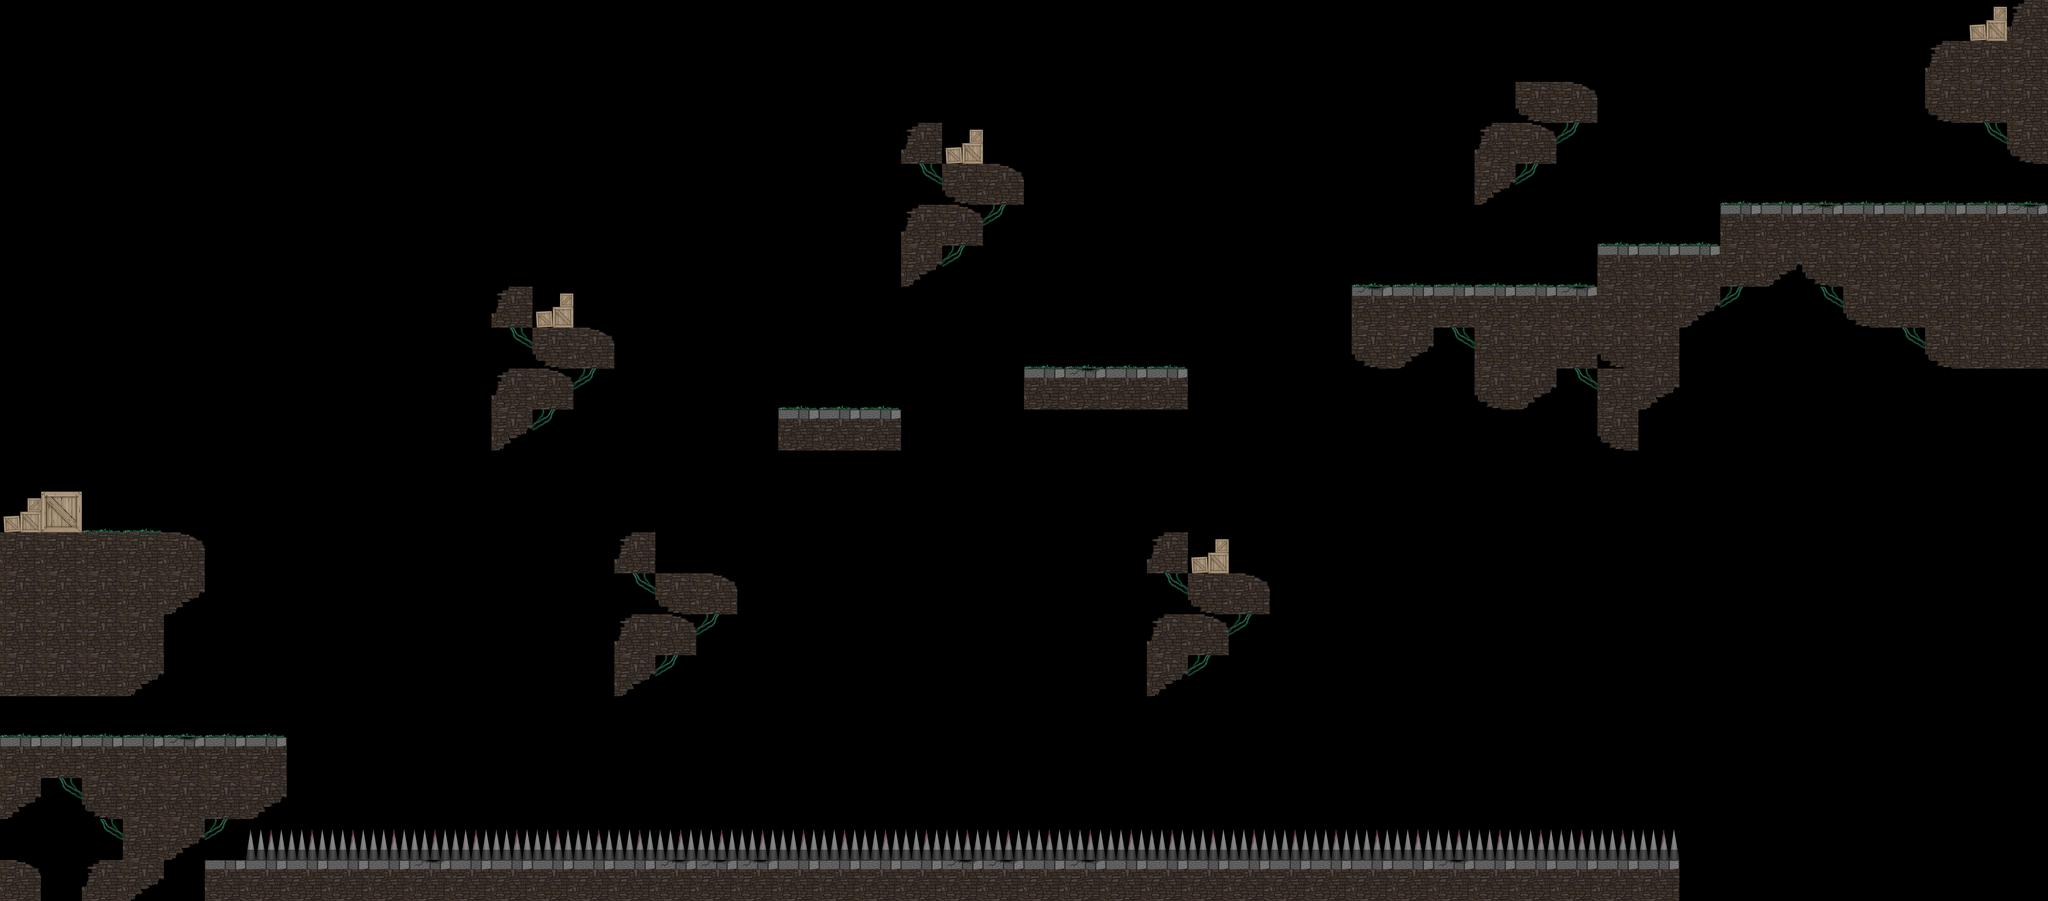

Rendered tile map (Tiled .tmx) drawn with the repository's tilesets; below, a short description and the map source with its tile grids summarised:
An orthogonal 50x22 tile map with 128x128 px tiles, 2 tile layers (Physics, Tiles) and 29 objects (12x StateBlock, 8x Light, 3x Moveable, 2x Text, Spawn, ...).

<map version="1.0" orientation="orthogonal" renderorder="right-down" width="50" height="22" tilewidth="128" tileheight="128" nextobjectid="90">
 <properties>
  <property name="Ambient" value="audio/ambient2.mp3" />
  <property name="IntroText" value="The darkness fades and light reveals                  Anger and rage withdrawn                        The lights seem brighter at a distance                Could this be the end?       " />
  <property name="background" value="textures/backgrounds/background_wide.png" />
 </properties>
 <tileset firstgid="1" name="Tiles" tilewidth="128" tileheight="128" tilecount="14">
  <tile id="0">
   <image width="128" height="128" source="../textures/objects/crate.png" />
  </tile>
  <tile id="1">
   <image width="128" height="128" source="../textures/objects/stone.png" />
  </tile>
  <tile id="2">
   <image width="128" height="128" source="../textures/objects/spikes.png" />
  </tile>
  <tile id="3">
   <image width="128" height="128" source="../textures/objects/crate2.png" />
  </tile>
  <tile id="4">
   <image width="128" height="128" source="../textures/objects/stone3.png" />
  </tile>
  <tile id="5">
   <image width="128" height="128" source="../textures/objects/stone_grass.png" />
  </tile>
  <tile id="6">
   <image width="128" height="128" source="../textures/objects/stone_se.png" />
  </tile>
  <tile id="7">
   <image width="128" height="128" source="../textures/objects/stone_ne.png" />
  </tile>
  <tile id="8">
   <image width="128" height="128" source="../textures/objects/stone_nw.png" />
  </tile>
  <tile id="9">
   <image width="128" height="128" source="../textures/objects/stone_sw.png" />
  </tile>
  <tile id="10">
   <image width="128" height="128" source="../textures/objects/plants.png" />
  </tile>
  <tile id="11">
   <image width="128" height="128" source="../textures/objects/plants2.png" />
  </tile>
  <tile id="12">
   <image width="128" height="128" source="../textures/objects/stone3_broken.png" />
  </tile>
  <tile id="13">
   <image width="128" height="128" source="../textures/objects/grass.png" />
  </tile>
 </tileset>
 <layer name="Physics" width="50" height="22">
  <data>[1100 cells, 72 non-empty, 7 distinct tile ids]</data>
 </layer>
 <layer name="Tiles" width="50" height="22">
  <data>[1100 cells, 189 non-empty, 13 distinct tile ids]</data>
 </layer>
 <objectgroup name="GameObjects">
  <object id="1" name="Player" type="Spawn" x="637.333" y="2150.67" width="128" height="128" />
  <object id="16" name="Death" type="Deathtouch" x="256" y="2620" width="4992" height="196" />
  <object id="22" name="Finish" type="Finish" x="6144" y="512" width="128" height="128">
   <properties>
    <property name="NextLevel" value="levels/credits.tmx" />
   </properties>
  </object>
  <object id="39" name="Platform" type="Moveable" x="1280" y="1664" width="256" height="256">
   <properties>
    <property name="Color" value="R" />
   </properties>
  </object>
  <object id="43" name="Text" type="Text" x="2432" y="1024" width="384" height="128">
   <properties>
    <property name="B" value="0.3" />
    <property name="G" value="0.3" />
    <property name="R" value="0.35" />
    <property name="Scale" value="3.0" />
    <property name="Text" value="I feel new" />
   </properties>
  </object>
  <object id="44" name="Light" type="Light" x="1664" y="1152" width="128" height="128">
   <properties>
    <property name="Animation" value="textures/lights/light.anim" />
    <property name="D_B" value="1.5" />
    <property name="D_G" value="1.5" />
    <property name="D_R" value="1.5" />
    <property name="S_B" value="0.5" />
    <property name="S_G" value="0.5" />
    <property name="S_R" value="0.5" />
   </properties>
   <ellipse />
  </object>
  <object id="47" name="R" type="StateBlock" x="896" y="2176" width="128" height="128">
   <properties>
    <property name="Color" value="R" />
   </properties>
  </object>
  <object id="50" name="G" type="StateBlock" x="1024" y="2048" width="128" height="128">
   <properties>
    <property name="Color" value="G" />
   </properties>
  </object>
  <object id="55" name="Sign" type="Sign" x="1024" y="1024" width="128" height="128">
   <properties>
    <property name="Text" value="You find a torn newspaper article" />
   </properties>
  </object>
  <object id="59" name="B" type="StateBlock" x="1152" y="1920" width="128" height="128">
   <properties>
    <property name="Color" value="B" />
   </properties>
  </object>
  <object id="65" name="Light" type="Light" x="768" y="1920" width="128" height="128">
   <properties>
    <property name="Animation" value="textures/lights/light.anim" />
    <property name="D_B" value="2.0" />
    <property name="D_G" value="2.0" />
    <property name="D_R" value="2.0" />
    <property name="S_B" value="0.5" />
    <property name="S_G" value="0.5" />
    <property name="S_R" value="0.5" />
   </properties>
   <ellipse />
  </object>
  <object id="66" name="Platform" type="Moveable" x="1536" y="1408" width="256" height="384">
   <properties>
    <property name="Color" value="B" />
   </properties>
  </object>
  <object id="67" name="Platform" type="Moveable" x="1152" y="1280" width="384" height="384">
   <properties>
    <property name="Color" value="G" />
   </properties>
  </object>
  <object id="68" name="R" type="StateBlock" x="1792" y="1408" width="128" height="128">
   <properties>
    <property name="Color" value="R" />
   </properties>
  </object>
  <object id="69" name="G" type="StateBlock" x="2048" y="1280" width="128" height="128">
   <properties>
    <property name="Color" value="G" />
   </properties>
  </object>
  <object id="70" name="B" type="StateBlock" x="1920" y="1408" width="128" height="128">
   <properties>
    <property name="Color" value="B" />
   </properties>
  </object>
  <object id="71" name="R" type="StateBlock" x="2304" y="1280" width="128" height="128">
   <properties>
    <property name="Color" value="R" />
   </properties>
  </object>
  </objectgroup>
</map>
<!-- 12 of 29 objects omitted -->
